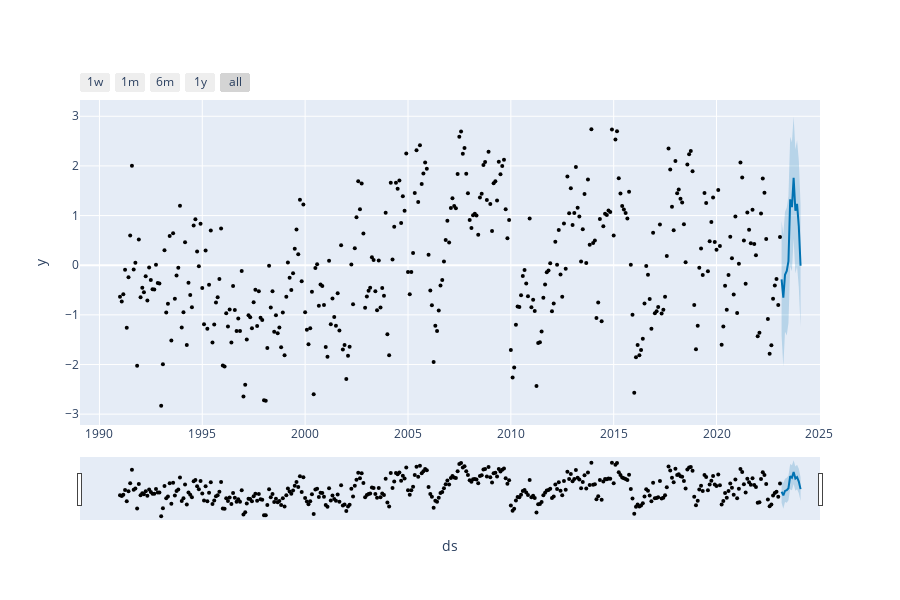
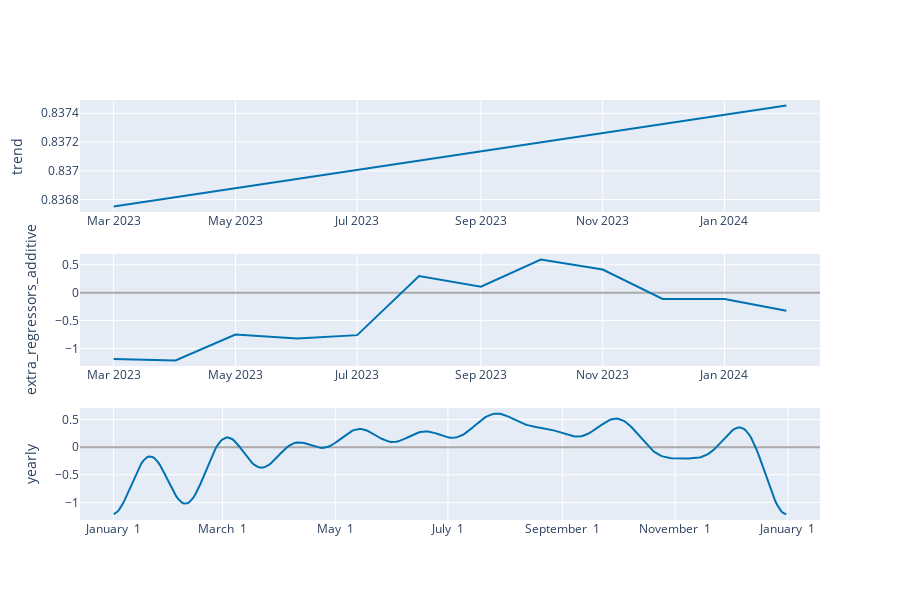

Notebook code cell kept with these figures, in order:
### Code cell
############### Plot Prophet

from prophet.plot import plot_plotly, plot_components_plotly

# Plot the forecast
fig1 = plot_plotly(model, predprophet)
fig1.show()

# Plot forecast components
fig2 = plot_components_plotly(model, predprophet)
fig2.show()

### Figure 1 — Plotly figure (JSON) as saved in the notebook; plotly's stock layout.template omitted (floating-point values rounded to 4 significant figures; data arrays with more than 128 entries replaced by an {"elided": "..."} marker saying what was removed)
{"data": [{"marker": {"color": "black", "size": 4}, "mode": "markers", "name": "Actual", "type": "scatter", "x": {"elided": "386 str values"}, "y": {"elided": "386 float values"}}, {"hoverinfo": "skip", "line": {"width": 0}, "mode": "lines", "type": "scatter", "x": ["2023-03-01T00:00:00", "2023-04-01T00:00:00", "2023-05-01T00:00:00", "2023-06-01T00:00:00", "2023-07-01T00:00:00", "2023-08-01T00:00:00", "2023-09-01T00:00:00", "2023-10-01T00:00:00", "2023-11-01T00:00:00", "2023-12-01T00:00:00", "2024-01-01T00:00:00", "2024-02-01T00:00:00"], "y": [-1.418, -2.042, -1.338, -1.416, -1.165, -0.02051, -0.1211, 0.5305, -0.1682, -0.01611, -0.4513, -1.245]}, {"fill": "tonexty", "fillcolor": "rgba(0, 114, 178, 0.2)", "line": {"color": "#0072B2", "width": 2}, "mode": "lines", "name": "Predicted", "type": "scatter", "x": ["2023-03-01T00:00:00", "2023-04-01T00:00:00", "2023-05-01T00:00:00", "2023-06-01T00:00:00", "2023-07-01T00:00:00", "2023-08-01T00:00:00", "2023-09-01T00:00:00", "2023-10-01T00:00:00", "2023-11-01T00:00:00", "2023-12-01T00:00:00", "2024-01-01T00:00:00", "2024-02-01T00:00:00"], "y": [-0.2862, -0.6548, -0.1942, -0.1175, 0.08162, 1.326, 1.169, 1.761, 1.096, 1.234, 0.7772, -0.01177]}, {"fill": "tonexty", "fillcolor": "rgba(0, 114, 178, 0.2)", "hoverinfo": "skip", "line": {"width": 0}, "mode": "lines", "type": "scatter", "x": ["2023-03-01T00:00:00", "2023-04-01T00:00:00", "2023-05-01T00:00:00", "2023-06-01T00:00:00", "2023-07-01T00:00:00", "2023-08-01T00:00:00", "2023-09-01T00:00:00", "2023-10-01T00:00:00", "2023-11-01T00:00:00", "2023-12-01T00:00:00", "2024-01-01T00:00:00", "2024-02-01T00:00:00"], "y": [0.8937, 0.6182, 1.077, 1.165, 1.387, 2.59, 2.479, 3.001, 2.332, 2.516, 2.111, 1.214]}], "layout": {"height": 600, "showlegend": false, "width": 900, "xaxis": {"rangeselector": {"buttons": [{"count": 7, "label": "1w", "step": "day", "stepmode": "backward"}, {"count": 1, "label": "1m", "step": "month", "stepmode": "backward"}, {"count": 6, "label": "6m", "step": "month", "stepmode": "backward"}, {"count": 1, "label": "1y", "step": "year", "stepmode": "backward"}, {"step": "all"}]}, "rangeslider": {"visible": true}, "title": {"text": "ds"}, "type": "date"}, "yaxis": {"title": {"text": "y"}}}}

### Figure 2 — Plotly figure (JSON) as saved in the notebook; plotly's stock layout.template omitted (floating-point values rounded to 4 significant figures; data arrays with more than 128 entries replaced by an {"elided": "..."} marker saying what was removed)
{"data": [{"line": {"color": "#0072B2", "width": 2}, "mode": "lines", "name": "trend", "type": "scatter", "x": ["2023-03-01T00:00:00", "2023-04-01T00:00:00", "2023-05-01T00:00:00", "2023-06-01T00:00:00", "2023-07-01T00:00:00", "2023-08-01T00:00:00", "2023-09-01T00:00:00", "2023-10-01T00:00:00", "2023-11-01T00:00:00", "2023-12-01T00:00:00", "2024-01-01T00:00:00", "2024-02-01T00:00:00"], "xaxis": "x", "y": [0.8368, 0.8368, 0.8369, 0.8369, 0.837, 0.8371, 0.8371, 0.8372, 0.8373, 0.8373, 0.8374, 0.8375], "yaxis": "y"}, {"line": {"color": "#0072B2", "width": 2}, "mode": "lines", "name": "extra_regressors_additive", "type": "scatter", "x": ["2023-03-01T00:00:00", "2023-04-01T00:00:00", "2023-05-01T00:00:00", "2023-06-01T00:00:00", "2023-07-01T00:00:00", "2023-08-01T00:00:00", "2023-09-01T00:00:00", "2023-10-01T00:00:00", "2023-11-01T00:00:00", "2023-12-01T00:00:00", "2024-01-01T00:00:00", "2024-02-01T00:00:00"], "xaxis": "x2", "y": [-1.189, -1.214, -0.7511, -0.8194, -0.7614, 0.2981, 0.1077, 0.5933, 0.4144, -0.1111, -0.1115, -0.3242], "yaxis": "y2"}, {"line": {"color": "#0072B2", "width": 2}, "mode": "lines", "name": "yearly", "type": "scatter", "x": {"elided": "365 str values"}, "xaxis": "x3", "y": {"elided": "365 float values"}, "yaxis": "y3"}], "layout": {"height": 600, "showlegend": false, "width": 900, "xaxis": {"anchor": "y", "domain": [0, 1], "range": ["2023-02-12T03:36:00", "2024-02-17T20:24:00"], "type": "date"}, "xaxis2": {"anchor": "y2", "domain": [0, 1], "range": ["2023-02-12T03:36:00", "2024-02-17T20:24:00"], "type": "date"}, "xaxis3": {"anchor": "y3", "domain": [0, 1], "range": ["2016-12-13T18:54:02.958904115", "2018-01-18T11:04:57.863013581"], "tickformat": "%B %e", "type": "date"}, "yaxis": {"anchor": "x", "domain": [0.7333, 1], "rangemode": "normal", "title": {"text": "trend"}, "zerolinecolor": "#AAA"}, "yaxis2": {"anchor": "x2", "domain": [0.3667, 0.6333], "rangemode": "tozero", "title": {"text": "extra_regressors_additive"}, "zerolinecolor": "#AAA"}, "yaxis3": {"anchor": "x3", "domain": [0, 0.2667], "title": {"text": "yearly"}, "zerolinecolor": "#AAA"}}}
